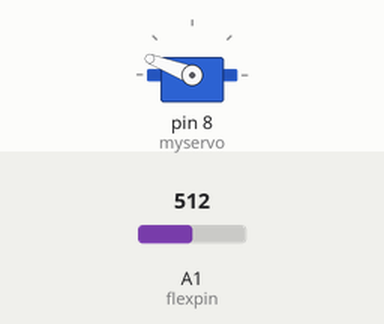
Simulated run of this sketch. Board: Arduino Uno, built with avr-gcc and run on an emulated ATmega328P. On the bench: servo. The test bench sets the inputs (shaded band); at power-on: A1 (flexpin) = 512.

Above: at 1.2 s.
1.3 s: A1 (flexpin) set to 716
At 1.6 s:
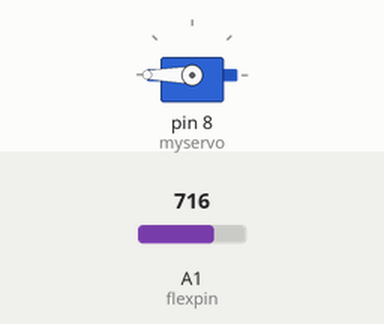
2.8 s: A1 (flexpin) set to 808
4.3 s: A1 (flexpin) set to 826
At 5.0 s:
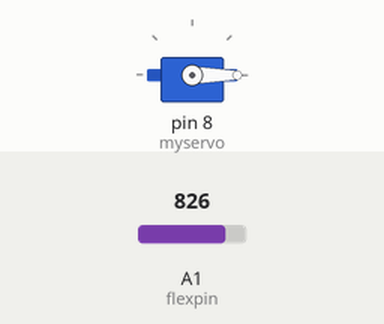
Timing chart, 0 to 7.3 s (numbered marks = the images above; inputs shaded):
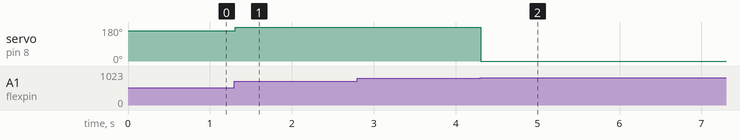

The sketch:

Flex-Servo_Code.ino
```cpp
#include <Servo.h>

Servo myservo;

int flexpin = A1;
int val;

void setup() {
 myservo.attach(8);
}

void loop() {
 val = analogRead(flexpin);
 val = map(val, 370, 530, 0, 180);
 myservo.write(val);
 delay(10);
}
```

Measured:
- the behaviour switches between 814 and 815 on A1 (flexpin) (found by bisection; images 1 and 2)
- after the input at 1.3 s, servo on pin 8 (myservo): 159° → 180° at once
- after the input at 2.8 s, every drawn part: stays the same
- after the input at 4.3 s, servo on pin 8 (myservo): 180° → 0° at once
